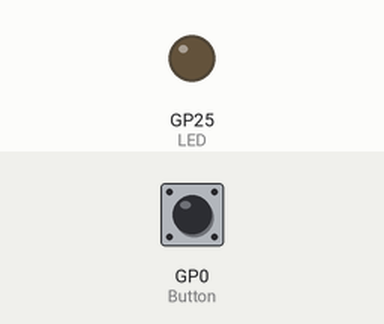
A program run on a simulated Raspberry Pi Pico running MicroPython. Shown: output pins drawn as LEDs (lit = HIGH). The test bench sets the inputs (shaded band); at power-on: GP0 (Button) LOW.

Above: at 1.2 s.
1.3 s: GP0 (Button) pulled HIGH for 0.15 s
At 2.2 s:
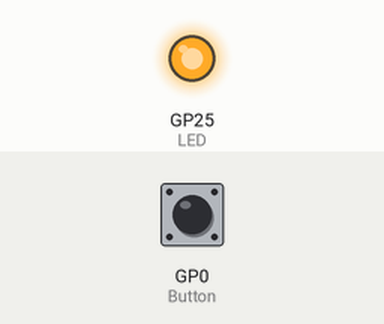
2.9 s: GP0 (Button) pulled HIGH for 1 s
At 3.4 s:
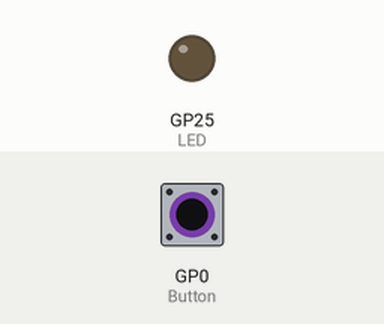
5.4 s: GP0 (Button) pulled HIGH for 3.2 s
At 6.5 s:
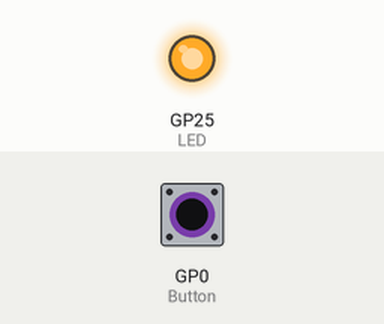
Timing chart, 0 to 8.4 s (numbered marks = the images above; inputs shaded):
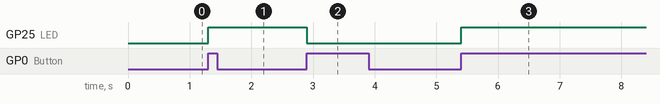

The program:

Experiment_3.py
```python
import machine

#Setup the onboard LED Pin as an output
LED = machine.Pin(25,machine.Pin.OUT)
Button = machine.Pin(0,machine.Pin.IN,machine.Pin.PULL_DOWN)
LEDState = False

#This IRQ Handler toggles the variable we use to light the
# LED. It should, but doesnt check which pin raised the IRQ,
# as we only have 1 pin wired.
def ButtonIRQHandler(pin):
    global LEDState
    if LEDState == True:
        LEDState = False
    else:
        LEDState = True

#setup the IRQ and hook it to the handler
Button.irq(trigger = machine.Pin.IRQ_RISING,
           handler =  ButtonIRQHandler)

#now loop and light the LED with the LED State
while True:
    LED.value(LEDState)
```

Measured:
- after the input at 1.3 s, GP25 (LED): LOW → HIGH at once
- after the input at 2.9 s, GP25 (LED): HIGH → LOW at once
- after the input at 5.4 s, GP25 (LED): LOW → HIGH at once
